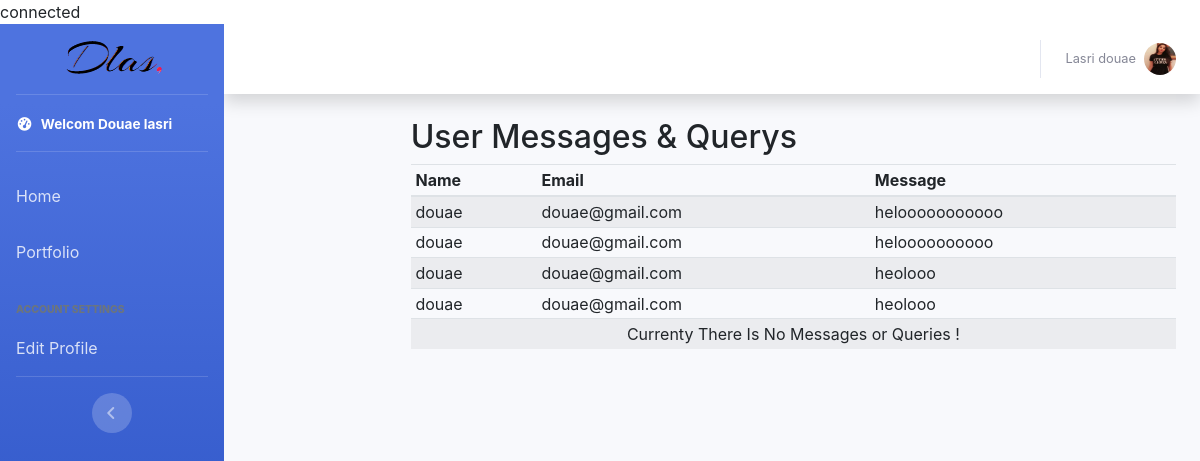
/admin/ (signed in), run on the app's committed database.
### tables this page shows
CREATE TABLE IF NOT EXISTS `contact` (
  `id` int(11) NOT NULL AUTO_INCREMENT,
  `name` varchar(250) NOT NULL,
  `email` varchar(250) NOT NULL,
  `message` text NOT NULL,
  PRIMARY KEY (`id`)
);

### admin/php/welcome.php (the view)
<h2>User Messages & Querys</h2>
      <div class="table-responsive">
        <table class="table table-striped table-sm">
          <thead>
            <tr>
              <th>Name</th>
              <th>Email</th>
              <th>Message</th>
            </tr>
          </thead>
          <tbody>
          <?php
$sql = "SELECT * from `contact`";
$result = mysqli_query($conn, $sql);
while ($row = mysqli_fetch_assoc($result)) :?>
          <tr>
              <td><?php echo $row['name']?></td>
              <td><?php echo $row['email']?></td>
              <td><?php echo $row['message']?></td>
            </tr>
            <?php endwhile; ?>
          <td colspan="5" align="center"> Currenty There Is No Messages or Queries !</td>
          </tbody>
        </table>
      </div>

### data on the page
contact: name "douae", email "douae@gmail.com", message "helooooooooooo"
contact: name "douae", email "douae@gmail.com", message "heloooooooooo"
contact: name "douae", email "douae@gmail.com", message "heolooo"
contact: name "douae", email "douae@gmail.com", message "heolooo"
